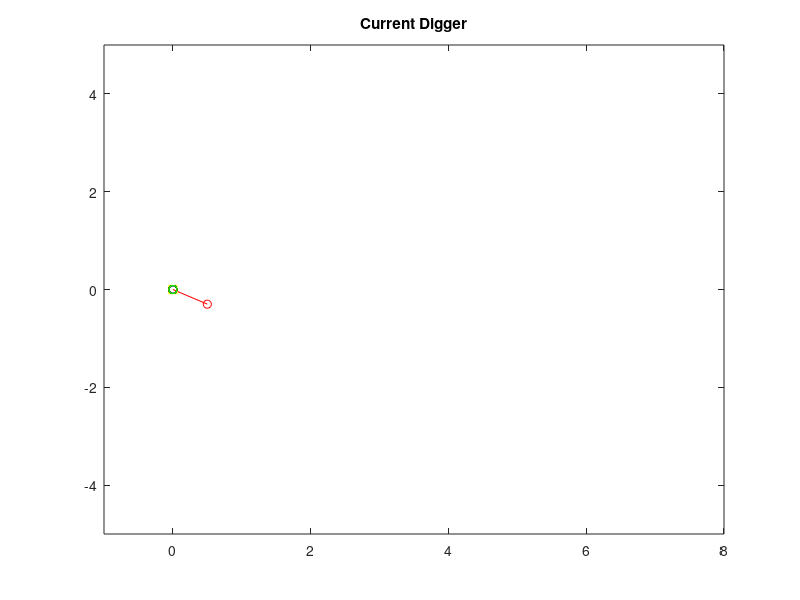

This figure's MATLAB source:
% Display initialisation



% Figure handle setup
figure;


% PID Ram Tracking Graph


% Intial Position Setup
C_cur = [0, 0];
D_cur = [0, 0];
E_cur = [0, 0];
F_cur = [0, 0];
I_cur = [0, 0];
H_cur = [0, 0];
J_cur = [0, 0];
K_cur = [0, 0];
G_cur = [0, 0];
C_des = C_cur;
D_des = D_cur;
E_des = E_cur;
F_des = F_cur;
I_des = I_cur;


% Draw the initial digger to speed up the process
actualPos = subplot(1,1,1);
h1 = plot([0        D_cur(1)], [0        D_cur(2)], '-ob'); hold on;  %AD
h2 = plot([C_cur(1) F_cur(1)], [C_cur(2) F_cur(2)], '-ob'); hold on;  %CF
h3 = plot([C_cur(1) D_cur(1)], [C_cur(2) D_cur(2)], '-ob'); hold on;  %CD
h4 = plot([D_cur(1) F_cur(1)], [D_cur(2) F_cur(2)], '-ob'); hold on;  %DF
h5 = plot([F_cur(1) E_cur(1)], [F_cur(2) E_cur(2)], '-og'); hold on;  %FE
h6 = plot([F_cur(1) H_cur(1)], [F_cur(2) H_cur(2)], '-og'); hold on;  %FI
h7 = plot([D_cur(1) E_cur(1)], [D_cur(2) E_cur(2)], '-or'); hold on;  %DE
h8 = plot([0.5      C_cur(1)], [-0.3     C_cur(2)], '-or'); hold on;  %BC
h9 = plot([0        C_cur(1)], [0        C_cur(2)], '-ob'); hold on;   %AC
h10 = plot([G_cur(1) H_cur(1)], [G_cur(2) H_cur(2)], '-og'); hold on;  %EI
h11 = plot([I_cur(1)], [I_cur(2)], 'sy '); hold on;                    %I

h12 = plot([H_cur(1) I_cur(1)], [H_cur(2) I_cur(2)], '-oc'); hold on;  %E
h13 = plot([I_cur(1) K_cur(1)], [I_cur(2) K_cur(2)], '-ok'); hold on;  %E
h14 = plot([K_cur(1) J_cur(1)], [K_cur(2) J_cur(2)], '-ok'); hold on;  %E
h15 = plot([J_cur(1) H_cur(1)], [J_cur(2) H_cur(2)], '-ok'); hold on;  %E
h16 = plot([G_cur(1) J_cur(1)], [G_cur(2) J_cur(2)], '-or'); hold on;  %E

h17 = plot([E_cur(1) G_cur(1)], [E_cur(2) G_cur(2)], '-og'); hold on;  %E



axis([-1 8 -5 5]);
title('Current Digger');
